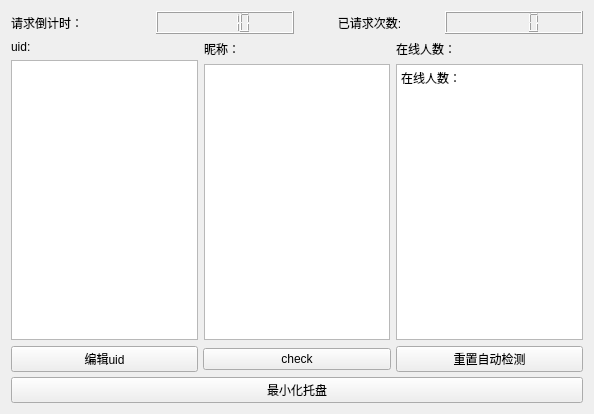
<?xml version="1.0" encoding="UTF-8"?>
<ui version="4.0">
 <class>Widget</class>
 <widget class="QWidget" name="Widget">
  <property name="geometry">
   <rect>
    <x>0</x>
    <y>0</y>
    <width>594</width>
    <height>414</height>
   </rect>
  </property>
  <property name="windowTitle">
   <string>bilibili直播实时提醒</string>
  </property>
  <property name="windowIcon">
   <iconset resource="img.qrc">
    <normaloff>:/b.png</normaloff>:/b.png</iconset>
  </property>
  <layout class="QGridLayout" name="gridLayout">
   <item row="0" column="0">
    <layout class="QHBoxLayout" name="horizontalLayout_5">
     <item>
      <layout class="QHBoxLayout" name="horizontalLayout_2">
       <item>
        <widget class="QLabel" name="label">
         <property name="text">
          <string>请求倒计时：</string>
         </property>
         <property name="scaledContents">
          <bool>true</bool>
         </property>
         <property name="margin">
          <number>10</number>
         </property>
         <property name="indent">
          <number>-1</number>
         </property>
        </widget>
       </item>
       <item>
        <widget class="QLCDNumber" name="lcdNumber_2">
         <property name="smallDecimalPoint">
          <bool>false</bool>
         </property>
         <property name="digitCount">
          <number>5</number>
         </property>
         <property name="segmentStyle">
          <enum>QLCDNumber::Filled</enum>
         </property>
         <property name="intValue" stdset="0">
          <number>10</number>
         </property>
        </widget>
       </item>
      </layout>
     </item>
     <item>
      <layout class="QHBoxLayout" name="horizontalLayout_3">
       <item>
        <widget class="QLabel" name="label_2">
         <property name="text">
          <string>已请求次数:</string>
         </property>
         <property name="scaledContents">
          <bool>true</bool>
         </property>
         <property name="alignment">
          <set>Qt::AlignCenter</set>
         </property>
         <property name="margin">
          <number>10</number>
         </property>
        </widget>
       </item>
       <item>
        <widget class="QLCDNumber" name="lcdNumber">
         <property name="digitCount">
          <number>5</number>
         </property>
        </widget>
       </item>
      </layout>
     </item>
    </layout>
   </item>
   <item row="1" column="0">
    <layout class="QHBoxLayout" name="horizontalLayout_4">
     <item>
      <layout class="QVBoxLayout" name="verticalLayout">
       <item>
        <widget class="QLabel" name="label_3">
         <property name="text">
          <string>uid:</string>
         </property>
        </widget>
       </item>
       <item>
        <widget class="QListView" name="listView">
         <property name="editTriggers">
          <set>QAbstractItemView::DoubleClicked</set>
         </property>
        </widget>
       </item>
      </layout>
     </item>
     <item>
      <layout class="QVBoxLayout" name="verticalLayout_2">
       <item>
        <widget class="QLabel" name="label_4">
         <property name="text">
          <string>昵称：</string>
         </property>
        </widget>
       </item>
       <item>
        <widget class="QListWidget" name="listWidget"/>
       </item>
      </layout>
     </item>
     <item>
      <layout class="QVBoxLayout" name="verticalLayout_3">
       <item>
        <widget class="QLabel" name="label_5">
         <property name="text">
          <string>在线人数：</string>
         </property>
        </widget>
       </item>
       <item>
        <widget class="QTextEdit" name="textEdit">
         <property name="tabChangesFocus">
          <bool>true</bool>
         </property>
         <property name="readOnly">
          <bool>true</bool>
         </property>
         <property name="html">
          <string>&lt;!DOCTYPE HTML PUBLIC &quot;-//W3C//DTD HTML 4.0//EN&quot; &quot;http://www.w3.org/TR/REC-html40/strict.dtd&quot;&gt;
&lt;html&gt;&lt;head&gt;&lt;meta name=&quot;qrichtext&quot; content=&quot;1&quot; /&gt;&lt;style type=&quot;text/css&quot;&gt;
p, li { white-space: pre-wrap; }
&lt;/style&gt;&lt;/head&gt;&lt;body style=&quot; font-family:'SimSun'; font-size:9pt; font-weight:400; font-style:normal;&quot;&gt;
&lt;p style=&quot; margin-top:0px; margin-bottom:0px; margin-left:0px; margin-right:0px; -qt-block-indent:0; text-indent:0px;&quot;&gt;在线人数：&lt;/p&gt;&lt;/body&gt;&lt;/html&gt;</string>
         </property>
        </widget>
       </item>
      </layout>
     </item>
    </layout>
   </item>
   <item row="2" column="0">
    <layout class="QVBoxLayout" name="verticalLayout_4">
     <property name="spacing">
      <number>5</number>
     </property>
     <item>
      <layout class="QHBoxLayout" name="horizontalLayout">
       <property name="spacing">
        <number>5</number>
       </property>
       <item>
        <widget class="QPushButton" name="pushButton_4">
         <property name="text">
          <string>编辑uid</string>
         </property>
        </widget>
       </item>
       <item>
        <widget class="QPushButton" name="pushButton">
         <property name="text">
          <string>check</string>
         </property>
        </widget>
       </item>
       <item>
        <widget class="QPushButton" name="pushButton_2">
         <property name="text">
          <string>重置自动检测</string>
         </property>
        </widget>
       </item>
      </layout>
     </item>
     <item>
      <widget class="QPushButton" name="pushButton_3">
       <property name="text">
        <string>最小化托盘</string>
       </property>
      </widget>
     </item>
    </layout>
   </item>
  </layout>
 </widget>
 <resources>
  <include location="img.qrc"/>
 </resources>
 <connections/>
</ui>
